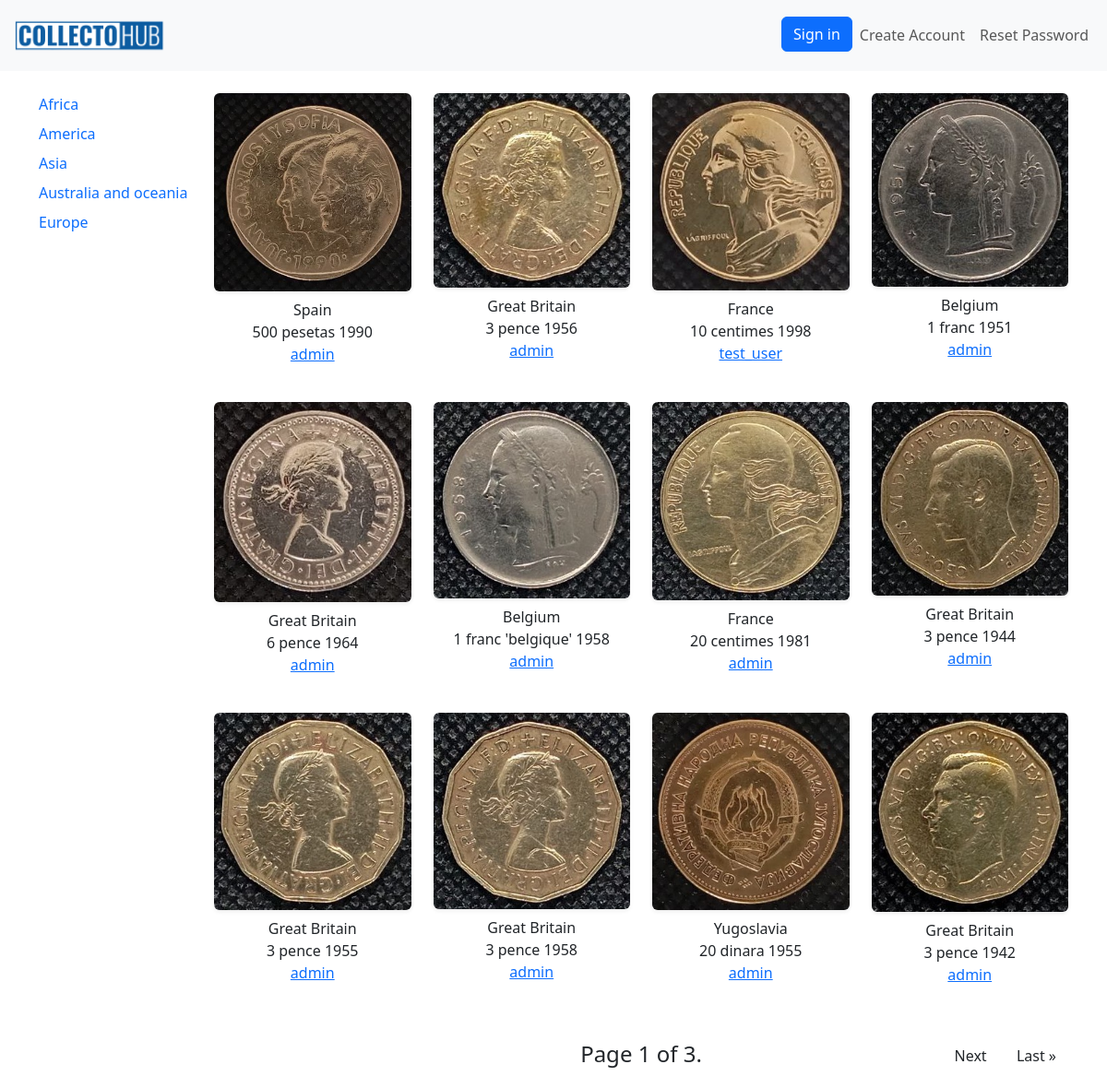
Before: / with the older database file.
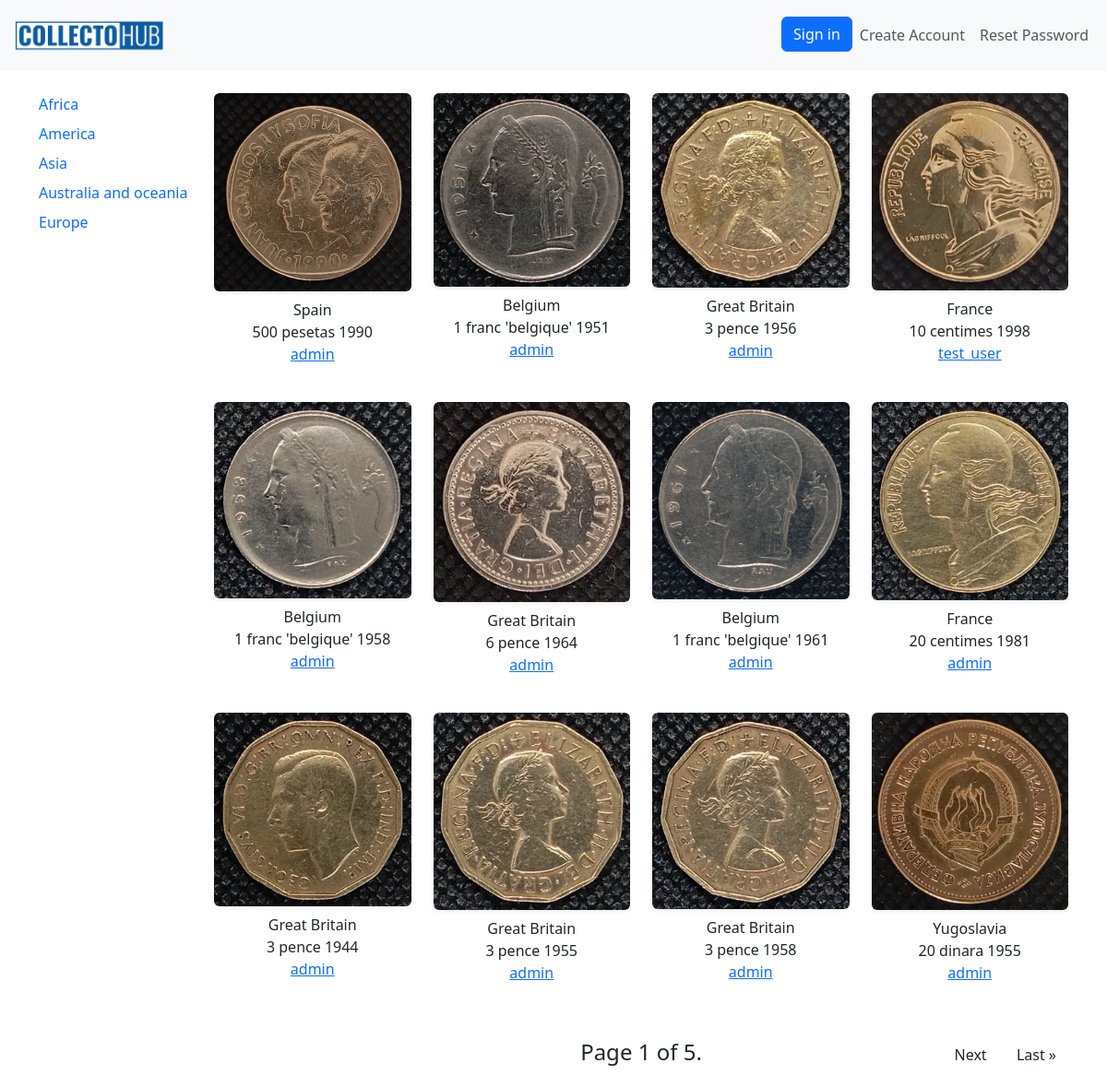
After: the same page with the newer database file.
### coins/models.py (models this page shows, shortened)
class Continent(models.Model):
    name = models.CharField(max_length=150, unique=True)
    class Meta:
        verbose_name = "Continent"
        verbose_name_plural = "Continents"

class Coin(models.Model):
    img_front = models.ImageField(upload_to='products_image', blank=True)
    img_back = models.ImageField(upload_to='products_image', blank=True)
    img_add_1 = models.ImageField(upload_to='products_image', blank=True)
    img_add_2 = models.ImageField(upload_to='products_image', blank=True)
    country = models.ForeignKey(Country, on_delete=models.CASCADE, related_name='coins')  # Reference to Country
    denomination = models.CharField(max_length=150)  # Denomination
    year = models.IntegerField()  # Year
    material = models.CharField(max_length=15, blank=True, choices=material_choices)  # Material
    safety = models.CharField(max_length=2, blank=True, choices=safety_choices)  # Optional field for admin use
    weight = models.FloatField(blank=True, null=True)  # Weight
    diameter = models.FloatField(blank=True, null=True)  # Diameter
    thickness = models.FloatField(blank=True, null=True)  # Thickness
    circulation = models.IntegerField(blank=True, null=True)  # Circulation
    owner = models.ForeignKey(User, on_delete=models.CASCADE, related_name='coins')
    box = models.ForeignKey('Box', on_delete=models.SET_NULL, blank=True, null=True, related_name='coins')
    status = models.CharField(max_length=1, choices=status_choices_coin, default='a')
    views_counter = models.IntegerField(default=0)
    class Meta:
        verbose_name = 'Coin'
        verbose_name_plural = 'Coins'

class Country(models.Model):
    name = models.CharField(max_length=150, unique=True)
    continent = models.ForeignKey(Continent, on_delete=models.CASCADE, related_name="countries")
    class Meta:
        verbose_name = "Country"
        verbose_name_plural = "Countries"
    def __str__(self):
        return self.name

### coins/views.py (the view)
# urls.py: path('', views.IndexView.as_view(), name='index'),
class IndexView(ListView):
    queryset = Coin.objects.filter(status='a').order_by('-views_counter')
    context_object_name = "coin_list"
    template_name = 'coins/index.html'
    extra_context = {
        "continent_list": Continent.objects.order_by("name"),
    }
    paginate_by = 12

### coins/context_processors.py (called while the page is built)
def statistics_processor(request):
    return {
        'num_coins': Coin.objects.filter(status='a').count()
    }

### coins/templates/coins/index.html (shortened to what this page needs)
{% extends 'coins/base.html' %}
{% block content %}
    <div class="row">
        <div class="col-md-2 mb-3">
            {% for continent in continent_list %}
                <div class="mb-2">
                    <a href="{% url 'coins:continent-detail' continent.id %}" class="text text-decoration-none">{{ continent.name }}</a>
                </div>
            {% endfor %}
        </div>
        <div class="col-md-10">
            <div class="row">
                {% for coin in page_obj %}
                <div class="col-md-3 text-center mb-4">
                    <a href="{% url 'coins:coin-detail' pk=coin.id %}" class="text-light text-decoration-none">
                        <img src="{{ coin.img_front.url }}" alt="coin" class="img-fluid rounded shadow-sm hover-zoom">
                    </a>
                    <p class="mt-2">
                        <span class="d-block">{{ coin.country }}</span>
                        <span class="d-block">{{ coin.denomination }} {{ coin.year }}</span>
                        <a href="{% url 'coins:user-cabinet' pk=coin.owner.id %}" class="d-block text">{{ coin.owner }}</a>
                    </p>
                </div>
                {% endfor %}
            </div>
            <div class="row justify-content-between my-3 fs-4">
                <div class="col-md-3">
                </div>
                <div class="col-md-6 text-center">
                    Page {{ page_obj.number }} of {{ page_obj.paginator.num_pages }}.
                </div>
                <div class="col-md-3 text-end">
                    {% if page_obj.has_next %}
                        <a href="?page={{ page_obj.next_page_number }}" class="btn btn-outline">Next</a>
                        <a href="?page={{ page_obj.paginator.num_pages }}" class="btn btn-outline">Last &raquo;</a>
                    {% endif %}
                </div>
            </div>
        </div>
    </div>
{% endblock %}

Changed rows visible on the page:
no longer on this page (row unchanged): Coin: img_front (picture), country "Great Britain", denomination "3 pence", year "1942", owner "admin"
changed Coin (number 2 of 12 on the later page): denomination "1 franc" → "1 franc 'belgique'"; moves up the list
changed Coin (number 5 of 12 on the later page): moves up the list
added Coin: img_front (picture), country "Belgium", denomination "1 franc 'belgique'", year "1961", owner "admin"
Other visible differences:
{{ page_obj.paginator.num_pages }}: "3" → "5"
